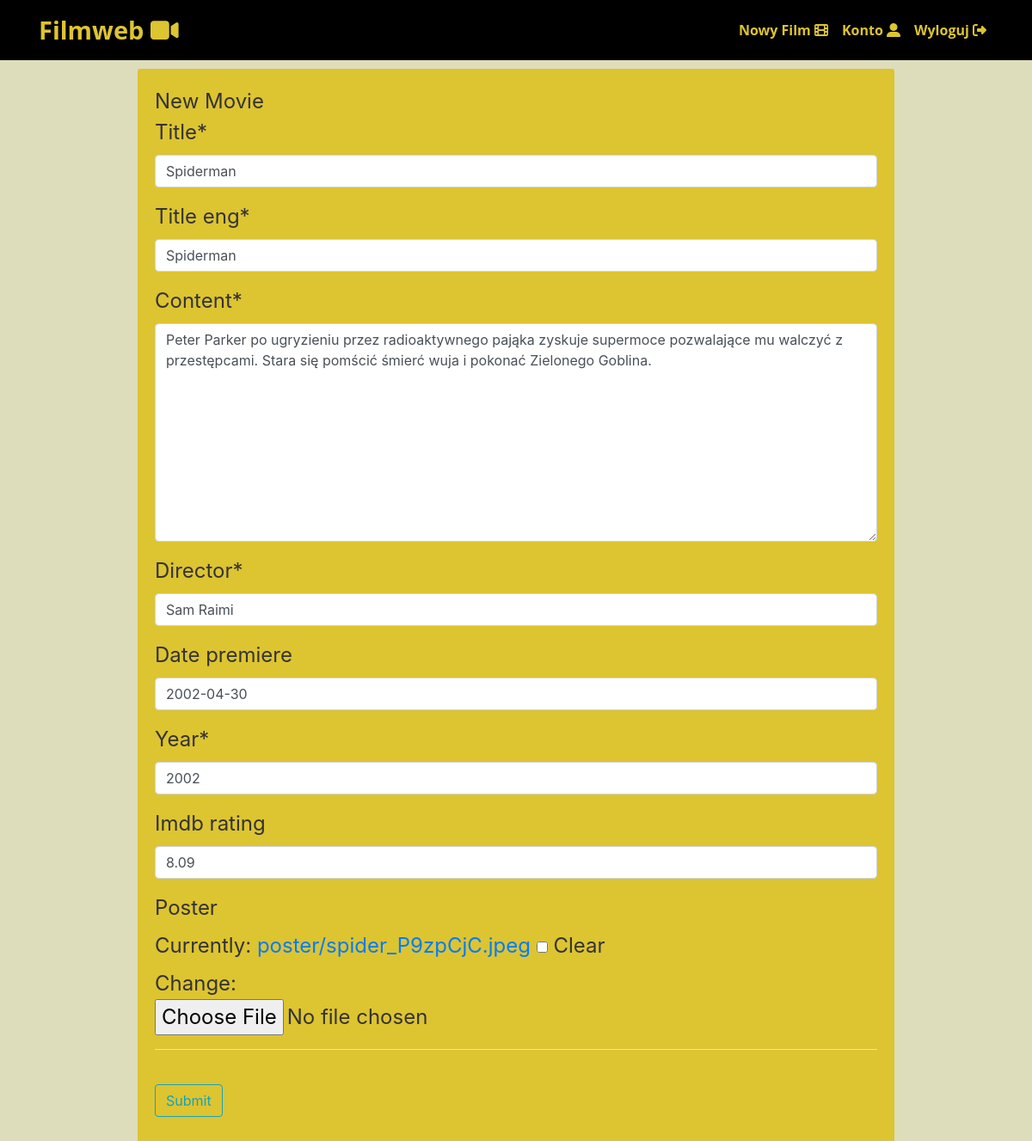
The app's page /movie/11/update/ (signed in) with its own data.
### movie/models.py (models this page shows, shortened)
class Movie (models.Model):
	title = models.CharField(max_length=100)
	title_eng = models.CharField(max_length=100, default='default')
	content = models.TextField()
	director = models.CharField(max_length=100, default='default')
	date_premiere = models.DateField(null=True, blank=True)
	author = models.ForeignKey(User, on_delete=models.CASCADE)
	year = models.PositiveSmallIntegerField(default=2000)
	imdb_rating = models.DecimalField(max_digits=4, decimal_places=2, null=True, blank=True)
	poster = models.ImageField(upload_to="poster", null=True, blank=True)
	extra = models.OneToOneField(ExtraInfo, on_delete=models.CASCADE, null=True, blank=True)

### movie/views.py (the view, shortened to what this page needs)
# urls.py: path('movie/<int:pk>/update/', MovieUpdateView.as_view(), name='movie-update'),
class MovieUpdateView(LoginRequiredMixin, UserPassesTestMixin, UpdateView):
    model = Movie
    fields = ['title','title_eng' , 'content', 'director', 'date_premiere', 'year', 'imdb_rating', 'poster' ]
    def test_func(self):
        movie = self.get_object()
        if self.request.user == movie.author:
            return True
        return False

### movie/templates/movie/movie_form.html (shortened to what this page needs)
{% extends 'movie/base.html' %}
{% load crispy_forms_tags %}
{% block content %}
	<div class="content-section">
		<form method="POST" enctype="multipart/form-data">
			<fieldset class="form-group">
				<legend class="border-bottom mb-4"> New Movie<legend>
				{{ form|crispy }}
			</fieldset>
			<div class="form-group">
				<button class="btn btn-outline-info" type="submit">Submit </button>
			</div>
		</form>
	</div>
{% endblock %}

### movie/static/movie/film.css (style rules this page uses)
body { background: #ddb; color: #333333; margin-top: 5rem; }
.content-section { background: #ddc431; padding: 20px 20px; border-radius: 3px; margin-bottom: 20px; }

### records on screen
Movie: title "Spiderman", title_eng "Spiderman", content "Peter Parker po ugryzieniu przez radioaktywnego pająka zyskuje supermoce pozwalające mu walczyć z przestępcami. Stara się pomścić śmierć wuja i pokonać Zielonego Goblina.", director "Sam Raimi", date_premiere "2002-04-30", year "2002", imdb_rating "8.09"
